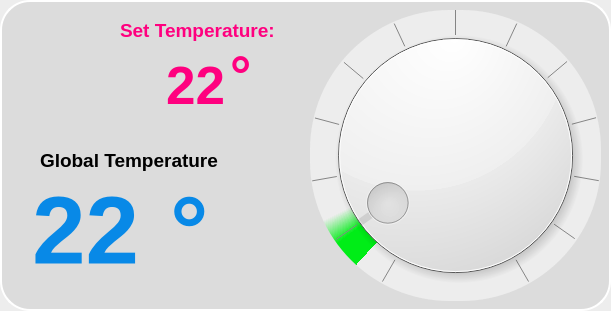
     <widget class="QFrame" name="frame_39">
      <property name="geometry">
       <rect>
        <x>420</x>
        <y>490</y>
        <width>611</width>
        <height>311</height>
       </rect>
      </property>
      <property name="styleSheet">
       <string notr="true">QFrame{

background-color: qlineargradient(spread:pad, x1:0.98, y1:0.471364, x2:1, y2:0.472, stop:1 rgba(0, 0, 0, 18));
border-style: outset;
border-color:#FFF;
border-width:2px;
border-radius:30px;

}</string>
      </property>
      <property name="frameShape">
       <enum>QFrame::StyledPanel</enum>
      </property>
      <property name="frameShadow">
       <enum>QFrame::Raised</enum>
      </property>
      <widget class="QFrame" name="frame_40">
       <property name="geometry">
        <rect>
         <x>20</x>
         <y>10</y>
         <width>121</width>
         <height>131</height>
        </rect>
       </property>
       <property name="styleSheet">
        <string notr="true">background-image: url(:/newPrefix/icon/icons8-temperature-128.png);
background-color:none;
border:none;</string>
       </property>
       <property name="frameShape">
        <enum>QFrame::StyledPanel</enum>
       </property>
       <property name="frameShadow">
        <enum>QFrame::Raised</enum>
       </property>
      </widget>
      <widget class="QLabel" name="ariconditioner_label_5">
       <property name="geometry">
        <rect>
         <x>-50</x>
         <y>180</y>
         <width>271</width>
         <height>101</height>
        </rect>
       </property>
       <property name="font">
        <font>
         <family>Segoe UI Historic</family>
         <pointsize>72</pointsize>
         <weight>99</weight>
         <italic>false</italic>
         <bold>true</bold>
        </font>
       </property>
       <property name="styleSheet">
        <string notr="true">color: qlineargradient(spread:pad, x1:1, y1:0, x2:1, y2:0, stop:1 rgba(8, 137, 231, 255));
border :none;
background-color:none;

font: 75 72pt &quot;Segoe UI Historic&quot;;
font-weight:900;</string>
       </property>
       <property name="text">
        <string>22</string>
       </property>
       <property name="alignment">
        <set>Qt::AlignCenter</set>
       </property>
      </widget>
      <widget class="QLabel" name="label_22">
       <property name="geometry">
        <rect>
         <x>40</x>
         <y>140</y>
         <width>231</width>
         <height>41</height>
        </rect>
       </property>
       <property name="font">
        <font>
         <family>Segoe UI Historic</family>
         <pointsize>14</pointsize>
         <weight>99</weight>
         <italic>false</italic>
         <bold>true</bold>
        </font>
       </property>
       <property name="styleSheet">
        <string notr="true">background-color:none;
font: 75 14pt &quot;Segoe UI Historic&quot;;
border:none;
font-weight:800;
color: rgb(0, 0, 0);
</string>
       </property>
       <property name="text">
        <string>Global Temperature</string>
       </property>
      </widget>
      <widget class="QFrame" name="circularProgress_2">
       <property name="geometry">
        <rect>
         <x>310</x>
         <y>10</y>
         <width>291</width>
         <height>291</height>
        </rect>
       </property>
       <property name="styleSheet">
        <string notr="true">QFrame{
border:none;
	border-radius: 140px;
	background-color: qconicalgradient(cx:0.5, cy:0.5, angle:228.3, stop:0.940299 rgba(255, 255, 255, 255), stop:0.970149 rgba(0, 255, 25, 255));
}</string>
       </property>
       <property name="frameShape">
        <enum>QFrame::NoFrame</enum>
       </property>
       <property name="frameShadow">
        <enum>QFrame::Raised</enum>
       </property>
       <widget class="QFrame" name="circularbg_2">
        <property name="geometry">
         <rect>
          <x>0</x>
          <y>0</y>
          <width>291</width>
          <height>291</height>
         </rect>
        </property>
        <property name="styleSheet">
         <string notr="true">QFrame{



	background-color: qlineargradient(spread:pad, x1:0.98, y1:0.471364, x2:1, y2:0.472, stop:1 rgba(0, 0, 0, 18));
}
</string>
        </property>
        <property name="frameShape">
         <enum>QFrame::StyledPanel</enum>
        </property>
        <property name="frameShadow">
         <enum>QFrame::Raised</enum>
        </property>
        <widget class="QDial" name="dial_2">
         <property name="geometry">
          <rect>
           <x>0</x>
           <y>0</y>
           <width>291</width>
           <height>291</height>
          </rect>
         </property>
         <property name="styleSheet">
          <string notr="true"/>
         </property>
         <property name="maximum">
          <number>60</number>
         </property>
         <property name="singleStep">
          <number>5</number>
         </property>
         <property name="pageStep">
          <number>5</number>
         </property>
         <property name="value">
          <number>5</number>
         </property>
         <property name="sliderPosition">
          <number>5</number>
         </property>
         <property name="orientation">
          <enum>Qt::Vertical</enum>
         </property>
         <property name="invertedAppearance">
          <bool>false</bool>
         </property>
         <property name="invertedControls">
          <bool>true</bool>
         </property>
         <property name="wrapping">
          <bool>false</bool>
         </property>
         <property name="notchTarget">
          <double>0.050000000000000</double>
         </property>
         <property name="notchesVisible">
          <bool>true</bool>
         </property>
        </widget>
       </widget>
      </widget>
      <widget class="QLabel" name="ariconditioner_label_6">
       <property name="geometry">
        <rect>
         <x>170</x>
         <y>180</y>
         <width>271</width>
         <height>101</height>
        </rect>
       </property>
       <property name="font">
        <font>
         <family>Segoe UI Historic</family>
         <pointsize>72</pointsize>
         <weight>99</weight>
         <italic>false</italic>
         <bold>true</bold>
        </font>
       </property>
       <property name="styleSheet">
        <string notr="true">color: qlineargradient(spread:pad, x1:1, y1:0, x2:1, y2:0, stop:1 rgba(8, 137, 231, 255));
border :none;
background-color:none;

font: 75 72pt &quot;Segoe UI Historic&quot;;
font-weight:900;</string>
       </property>
       <property name="text">
        <string>°</string>
       </property>
      </widget>
      <widget class="QLabel" name="label_29">
       <property name="geometry">
        <rect>
         <x>120</x>
         <y>10</y>
         <width>191</width>
         <height>41</height>
        </rect>
       </property>
       <property name="font">
        <font>
         <family>Segoe UI Historic</family>
         <pointsize>14</pointsize>
         <weight>99</weight>
         <italic>false</italic>
         <bold>true</bold>
        </font>
       </property>
       <property name="styleSheet">
        <string notr="true">background-color:none;
font: 75 14pt &quot;Segoe UI Historic&quot;;
border:none;
font-weight:800;
color: rgb(255, 0, 127);
</string>
       </property>
       <property name="text">
        <string>Set Temperature:</string>
       </property>
      </widget>
      <widget class="QLabel" name="ariconditioner_label_12">
       <property name="geometry">
        <rect>
         <x>230</x>
         <y>50</y>
         <width>31</width>
         <height>51</height>
        </rect>
       </property>
       <property name="font">
        <font>
         <family>Segoe UI Historic</family>
         <pointsize>40</pointsize>
         <weight>99</weight>
         <italic>false</italic>
         <bold>true</bold>
        </font>
       </property>
       <property name="styleSheet">
        <string notr="true">color: rgb(255, 0, 127);
border :none;
background-color:none;

font: 75 40pt &quot;Segoe UI Historic&quot;;
font-weight:900;</string>
       </property>
       <property name="text">
        <string>°</string>
       </property>
      </widget>
      <widget class="QLabel" name="ariconditioner_label_13">
       <property name="geometry">
        <rect>
         <x>160</x>
         <y>50</y>
         <width>71</width>
         <height>71</height>
        </rect>
       </property>
       <property name="font">
        <font>
         <family>Segoe UI Historic</family>
         <pointsize>40</pointsize>
         <weight>99</weight>
         <italic>false</italic>
         <bold>true</bold>
        </font>
       </property>
       <property name="styleSheet">
        <string notr="true">color: rgb(255, 0, 127);
border :none;
background-color:none;

font: 75 40pt &quot;Segoe UI Historic&quot;;
font-weight:900;</string>
       </property>
       <property name="text">
        <string>22</string>
       </property>
       <property name="alignment">
        <set>Qt::AlignCenter</set>
       </property>
      </widget>
     </widget>
